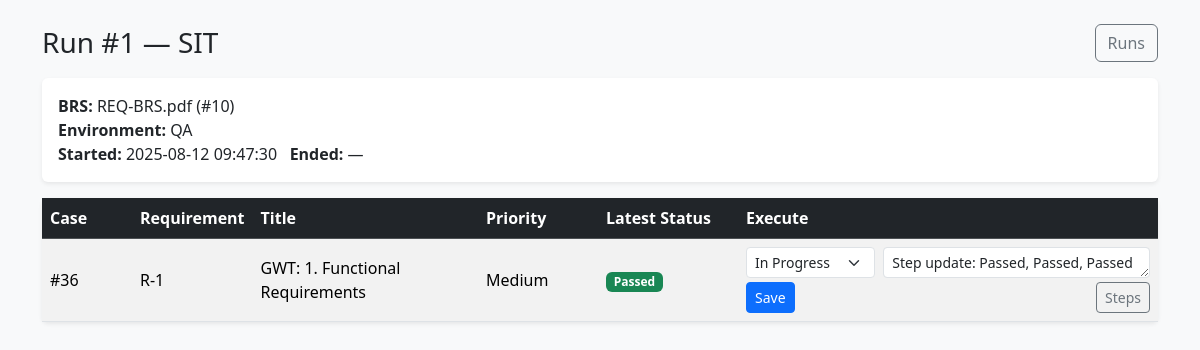
Page /modules/test_runs/view.php?run_id=1 (signed in) on the committed database.
### tables this page shows
CREATE TABLE `test_runs` (
  `id` int(11) NOT NULL,
  `brs_id` int(11) NOT NULL,
  `name` varchar(255) NOT NULL,
  `environment` varchar(255) DEFAULT 'Default',
  `created_by` int(11) NOT NULL,
  `started_at` timestamp NULL DEFAULT NULL,
  `ended_at` timestamp NULL DEFAULT NULL,
  `created_at` timestamp NOT NULL DEFAULT current_timestamp()
);

CREATE TABLE `brs_files` (
  `id` int(11) NOT NULL,
  `uploaded_by` int(11) NOT NULL,
  `original_name` varchar(255) NOT NULL,
  `file_path` varchar(255) NOT NULL,
  `created_at` timestamp NOT NULL DEFAULT current_timestamp()
);

CREATE TABLE `brs_test_cases` (
  `id` int(11) NOT NULL,
  `brs_id` int(11) NOT NULL,
  `requirement_id` varchar(64) DEFAULT NULL,
  `title` varchar(255) NOT NULL,
  `steps` text DEFAULT NULL,
  `expected` text DEFAULT NULL,
  `priority` varchar(20) DEFAULT 'Medium',
  `created_at` timestamp NOT NULL DEFAULT current_timestamp(),
  `status` varchar(20) DEFAULT 'Draft',
  `bug_id` int(11) DEFAULT NULL,
  `bug_manual_path` varchar(255) DEFAULT NULL
);

### modules/test_runs/view.php (the view, shortened to what this page needs)
<?php
require_once '../../includes/config.php';
$conn->query("CREATE TABLE IF NOT EXISTS test_runs (
    id INT AUTO_INCREMENT PRIMARY KEY,
    brs_id INT NOT NULL,
    name VARCHAR(255) NOT NULL,
    environment VARCHAR(255) DEFAULT 'Default',
    created_by INT NOT NULL,
    started_at TIMESTAMP NULL DEFAULT NULL,
    ended_at TIMESTAMP NULL DEFAULT NULL,
    created_at TIMESTAMP DEFAULT CURRENT_TIMESTAMP
)");
$conn->query("CREATE TABLE IF NOT EXISTS test_run_cases (
    id INT AUTO_INCREMENT PRIMARY KEY,
    run_id INT NOT NULL,
    case_id INT NOT NULL,
    UNIQUE KEY uniq_run_case (run_id, case_id)
)");
$conn->query("CREATE TABLE IF NOT EXISTS test_run_results (
    id INT AUTO_INCREMENT PRIMARY KEY,
    run_id INT NOT NULL,
    case_id INT NOT NULL,
    status VARCHAR(20) NOT NULL,
    actual TEXT NULL,
    executed_by INT NOT NULL,
    executed_at TIMESTAMP DEFAULT CURRENT_TIMESTAMP
)");
$conn->query("CREATE TABLE IF NOT EXISTS test_run_step_results (
    id INT AUTO_INCREMENT PRIMARY KEY,
    run_id INT NOT NULL,
    case_id INT NOT NULL,
    step_index INT NOT NULL,
    step_label VARCHAR(32) NULL,
    step_text TEXT NOT NULL,
    status VARCHAR(20) NOT NULL,
    note TEXT NULL,
    attachment_path VARCHAR(255) NULL,
    executed_by INT NOT NULL,
    executed_at TIMESTAMP DEFAULT CURRENT_TIMESTAMP,
    UNIQUE KEY uniq_step (run_id, case_id, step_index)
)");
$run_id = isset($_GET['run_id']) ? (int)$_GET['run_id'] : 0;
$r = null;
if ($s = $conn->prepare("SELECT r.id, r.name, r.environment, r.started_at, r.ended_at, r.created_by, r.brs_id, f.original_name
                         FROM test_runs r LEFT JOIN brs_files f ON f.id=r.brs_id
                         WHERE r.id=?")) {
    $s->bind_param("i", $run_id);
    $s->execute();
    $r = $s->get_result()->fetch_assoc();
}
$cases = null;
$sql = "SELECT c.id as case_id, c.requirement_id, c.title, c.priority,
        (SELECT status FROM test_run_results rr WHERE rr.run_id = ? AND rr.case_id = c.id ORDER BY rr.executed_at DESC LIMIT 1) as latest_status,
        (SELECT actual FROM test_run_results rr WHERE rr.run_id = ? AND rr.case_id = c.id ORDER BY rr.executed_at DESC LIMIT 1) as latest_actual
        FROM test_run_cases rc
        JOIN brs_test_cases c ON c.id = rc.case_id
        WHERE rc.run_id = ?
        ORDER BY c.id ASC";
if ($st = $conn->prepare($sql)) {
    $st->bind_param("iii", $run_id, $run_id, $run_id);
    $st->execute();
    $cases = $st->get_result();
}
?>
<!DOCTYPE html>
<html>
<head>
  <link href="https://cdn.jsdelivr.net/npm/bootstrap@5.3.2/dist/css/bootstrap.min.css" rel="stylesheet">
</head>
<body class="bg-light">
<div class="container py-4">
  <div class="d-flex justify-content-between align-items-center mb-3">
    <h3 class="mb-0">Run #<?= (int)$r['id'] ?> — <?= htmlspecialchars($r['name']) ?></h3>
    <div class="d-flex gap-2">
      <a class="btn btn-outline-secondary" href="list.php">Runs</a>
    </div>
  </div>
  <div class="card border-0 shadow-sm mb-3">
    <div class="card-body">
      <div><strong>BRS:</strong> <?= htmlspecialchars($r['original_name']) ?> (#<?= (int)$r['brs_id'] ?>)</div>
      <div><strong>Environment:</strong> <?= htmlspecialchars($r['environment']) ?></div>
      <div><strong>Started:</strong> <?= $r['started_at'] ?: '—' ?> &nbsp; <strong>Ended:</strong> <?= $r['ended_at'] ?: '—' ?></div>
    </div>
  </div>
  <div class="card border-0 shadow-sm">
    <div class="table-responsive">
      <table class="table table-striped align-middle mb-0">
        <thead class="table-dark">
          <tr>
            <th style="width:90px;">Case</th>
            <th>Requirement</th>
            <th>Title</th>
            <th style="width:120px;">Priority</th>
            <th style="width:140px;">Latest Status</th>
            <th style="width:420px;">Execute</th>
          </tr>
        </thead>
        <tbody>
          <?php if (!$cases || $cases->num_rows===0): ?>
            <tr><td colspan="6" class="text-center text-muted py-4">No cases in this run. Add from BRS View Cases (bulk action).</td></tr>
          <?php else: ?>
            <?php while ($row = $cases->fetch_assoc()): ?>
              <tr>
                <td>#<?= (int)$row['case_id'] ?></td>
                <td><?= htmlspecialchars($row['requirement_id']) ?></td>
                <td><?= htmlspecialchars($row['title']) ?></td>
                <td><?= htmlspecialchars($row['priority']) ?></td>
                <td>
                  <span class="badge <?= $row['latest_status']==='Passed' ? 'bg-success' : ($row['latest_status']==='Failed' ? 'bg-danger' : ($row['latest_status']==='Blocked' ? 'bg-dark' : ($row['latest_status']==='In Progress' ? 'bg-warning text-dark' : 'bg-secondary'))) ?>">
                    <?= htmlspecialchars($row['latest_status'] ?: '—') ?>
                  </span>
                </td>
                <td>
                  <form method="POST" class="row g-2 align-items-start">
                    <div class="col-md-4">
                      <select name="status" class="form-select form-select-sm">
                        <?php foreach (['In Progress','Passed','Failed','Blocked'] as $st): ?>
                          <option value="<?= $st ?>"><?= $st ?></option>
                        <?php endforeach; ?>
                      </select>
                    </div>
                    <div class="col-md-8">
                      <textarea name="actual" rows="1" class="form-control form-control-sm" placeholder="Actual result / notes"><?= htmlspecialchars($row['latest_actual'] ?? '') ?></textarea>
                    </div>
                    <div class="col-12 d-flex justify-content-between align-items-center mt-1">
                      <button class="btn btn-sm btn-primary" type="submit">Save</button>
                      <a class="btn btn-sm btn-outline-secondary" data-bs-toggle="collapse" href="#steps-<?= (int)$row['case_id'] ?>" role="button" aria-expanded="false" aria-controls="steps-<?= (int)$row['case_id'] ?>">Steps</a>
                    </div>
                  </form>
                </td>
              </tr>
            <?php endwhile; ?>
          <?php endif; ?>
        </tbody>
      </table>
    </div>
  </div>
</div>
</body>
</html>

### rows in the picture
test_runs: id "1", name "SIT", brs_files.original_name "REQ-BRS.pdf", brs "10", environment "QA", started_at "2025-08-12 09:47:30", ended_at "—"
brs_test_cases: id "36", requirement "R-1", title "GWT: 1. Functional Requirements", priority "Medium", latest_status "Passed", actual "Step update: Passed, Passed, Passed"

### other values in the picture
form field status "In Progress"
